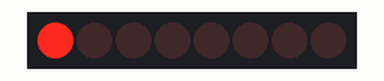
Recording of a sketch running on a simulated Arduino Uno, built with avr-gcc and run on an emulated ATmega328P. On the bench: 8 shift-register outputs drawn as a row of LEDs (first output left, lit = HIGH). Wiring (inferred from the names in the program): shift register (74HC595): data pin 2; shift clock pin 4; latch pin 3. Wiring (inferred from the signals the program sends): row of LEDs: on Q0, Q1, Q2, Q3, Q4, Q5, Q6, Q7.

Above: at 0.2 s.
At 1.2 s:
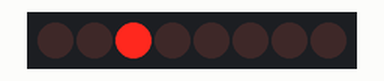
At 2.0 s:
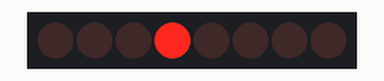
At 5.2 s:
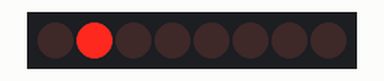
Timing chart, 0 to 5.9 s (numbered marks = the images above):
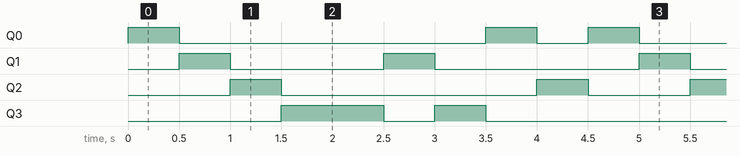

Measured:
- by itself, Q0: repeats every 4.5 s: LOW 3.0 s, HIGH 0.50 s, LOW 0.50 s, HIGH 0.50 s
- by itself, Q1: repeats every 4.5 s: LOW 1.5 s, HIGH 0.50 s, LOW 2.0 s, HIGH 0.50 s
- by itself, Q2: repeats every 4.5 s: LOW 2.5 s, HIGH 0.50 s, LOW 1.0 s, HIGH 0.50 s
- by itself, Q3: repeats every 4.5 s: LOW 0.50 s, HIGH 0.50 s, LOW 2.5 s, HIGH 1.0 s

The sketch:

sketch_aug19a.ino
```cpp
int pinData = 2;
int pinLatch = 3;
int pinClock = 4;

#define TIEMPO  500

void LedWrite(int Led) {
  shiftOut(pinData, pinClock, LSBFIRST , Led);
  digitalWrite(pinLatch, HIGH);
  digitalWrite(pinLatch, LOW);
}

void setup() {
  pinMode(pinData, OUTPUT);
  pinMode(pinLatch, OUTPUT);
  pinMode(pinClock, OUTPUT);
}

void loop() {
  LedWrite(128); delay(TIEMPO);
  LedWrite(64); delay(TIEMPO);
  LedWrite(B00100000); delay(TIEMPO);
  LedWrite(B00010000); delay(TIEMPO); delay(TIEMPO);
  LedWrite(B01000000); delay(TIEMPO);
  LedWrite(B00010000); delay(TIEMPO);
  LedWrite(B10000000); delay(TIEMPO);
  LedWrite(B00100000); delay(TIEMPO);

}
```
